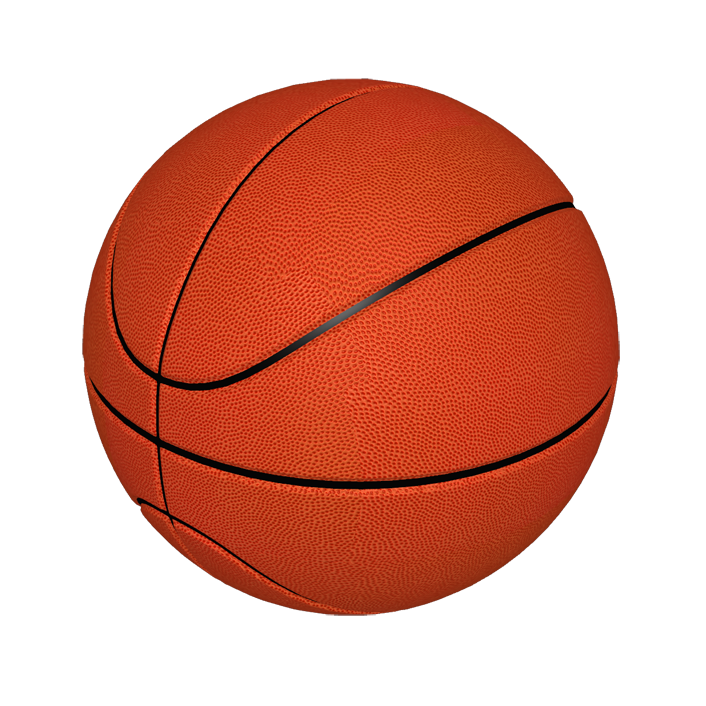
#> input picture Random-Object-Occlusion/Object Images/basketball.png, 706 x 706 px, given as the content of the folder imgs, which was not available
$ python script.py
#> lines starting #> are read from the running program, lines starting #| are printed output that depends on the picture; after the words box and inside, x2 and y2 are one past the last pixel; in counts of white or black regions, pixels touching at a corner belong together; pictures that were not available may be replaced by others from this repository, and a replacement may not be noted
from PIL import Image
import random
import numpy as np
from matplotlib import pyplot as plt
import cv2
import os
import pdb
import sys
import math

directory = "/research/hal-datastage/datasets/processed/CelebA/celebahq_crop/all_images/imgs"
results = "/research/hal-datastage/datasets/processed/CelebA/celebahq_crop/all_images/random_occ"
results_seg = "/research/hal-datastage/datasets/processed/CelebA/celebahq_crop/all_images/random_occ_seg"

directory = "imgs"
results = "results"
results_seg = "results"

percent_of_area_of_face_covered_min, percent_of_area_of_face_covered_max = 15, 40
rotation_min, rotation_max = 0, 360

def get_segmentation_mask(object_png : Image.Image, image_to_occlude: Image.Image, placed_position):
    """[summary]

    Args:
        object_png (Image.Image): PIL Image of the object png that will be placed on the image to be occluded. It has already been scaled and rotated.
        image_to_occlude (Image.Image): [description]
        placed_position (tuple[int, int]): [description]

    Returns:
        [type]: [description]
    """
    image_to_occlude_width, image_to_occlude_height = image_to_occlude.size

    # First get all pixels that are not transparent from the png object image
    non_zero_alpha_r, non_zero_alpha_c = np.array(object_png)[:,:,3].nonzero()

    # Now translate
    non_zero_r = non_zero_alpha_r + placed_position[1]
    non_zero_c = non_zero_alpha_c + placed_position[0]

    # Seg mask will be same size as the image to be occluded
    segmentation_mask = np.zeros(image_to_occlude.size[::-1])
    segmentation_mask[non_zero_r[non_zero_r < image_to_occlude_height], non_zero_c[non_zero_c < image_to_occlude_width]] = 1

    return segmentation_mask

def detect_face_location(image_path: str):
    # save face detection algorithm's name as haarcascade
    haarcascade = "haarcascade_frontalface_alt2.xml"

    # pdb.set_trace()

    # create an instance of the Face Detection Cascade Classifier
    detector = cv2.CascadeClassifier(haarcascade)

    image_rgb = cv2.cvtColor(cv2.imread(image_path), cv2.COLOR_BGR2RGB)
    # Detect faces using the haarcascade classifier on the "grayscale image"
    faces = detector.detectMultiScale(cv2.cvtColor(image_rgb, cv2.COLOR_BGR2GRAY))

    return faces[0] if len(faces) > 0 else (0, 0, image_rgb.shape[1], image_rgb.shape[0])

if __name__ == "__main__":
    if len(sys.argv) > 1:
        directory = sys.argv[1]
        results = sys.argv[2]
        results_seg = sys.argv[3]

for file in os.listdir(directory):
    background = Image.open(f"{directory}/{file}")
#> background is the input picture: PIL image 706x706 RGBA; mean R, G, B, A 83.9, 26.6, 12.8, 115.4
    bg_width, bg_height = background.size
#> bg_width = 706; bg_height = 706

    scale = math.sqrt(random.randint(percent_of_area_of_face_covered_min, percent_of_area_of_face_covered_max) / 100)
    rotation = random.randint(rotation_min, rotation_max)

    face_x, face_y, face_width, face_height = detect_face_location(f"{directory}/{file}")
#> in detect_face_location, `image_rgb = cv2.cvtColor(cv2.imread(image_path), cv2.COLOR_BGR2RGB)`:
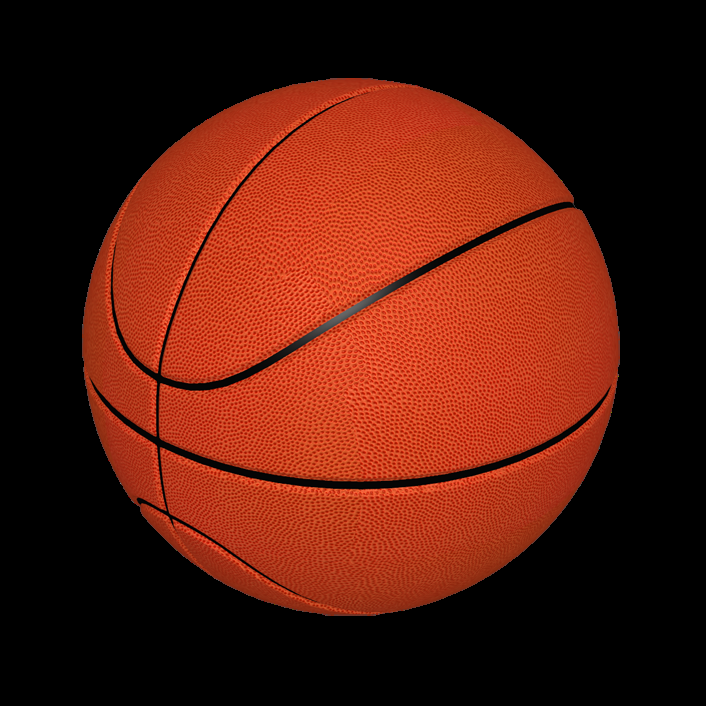
#> image_rgb: shape (706, 706, 3); mean R, G, B 83.9, 26.6, 12.8
#> in detect_face_location, `faces = detector.detectMultiScale(cv2.cvtColor(image_rgb, cv2.COLOR_BG..`: faces = ()
#> face_x = 0; face_y = 0; face_width = 706; face_height = 706
    location = (random.randint(face_x, face_x + face_width // 2), random.randint(face_y, face_y + face_height // 2))
#> location = (20, 132)

    new_width = int(face_width * scale)
#> new_width = 366
    new_height = int(face_height * (face_width * scale) // face_width)
#> new_height = 366
    img = Image.open(f"Object Images/{random.choice(os.listdir('Object Images'))}").resize((new_width, new_height))
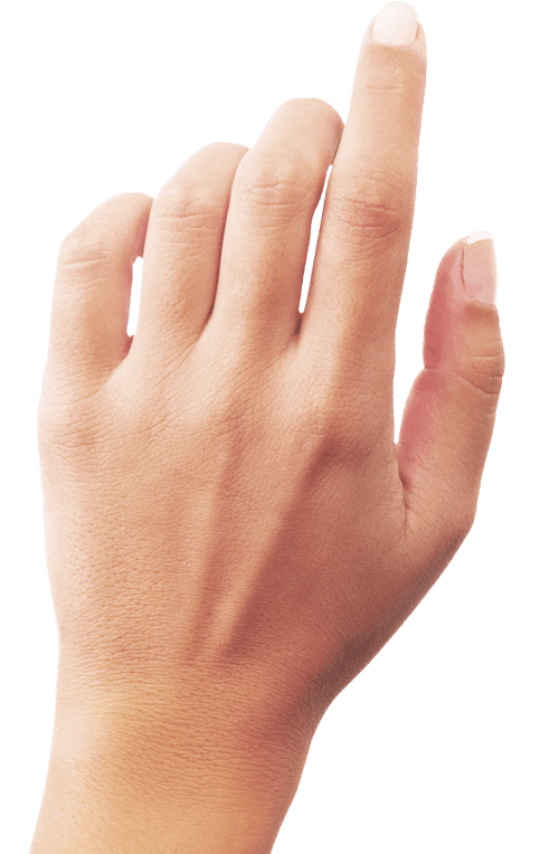
#> input picture Random-Object-Occlusion/Object Images/hand.png, 559 x 854 px
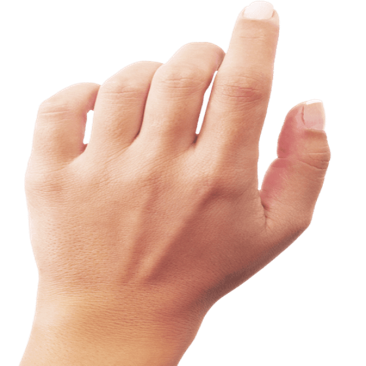
#> img: PIL image 366x366 RGBA; mean R, G, B, A 120.9, 91.1, 77.9, 139.9; transparent parts drawn white

    img = img.rotate(rotation)
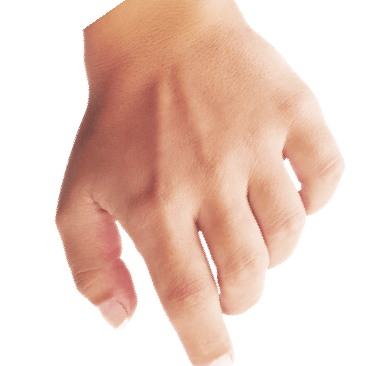
#> img: PIL image 366x366 RGBA; mean R, G, B, A 114.3, 85.5, 73.1, 133.1; transparent parts drawn white

    background.paste(img, location, img)
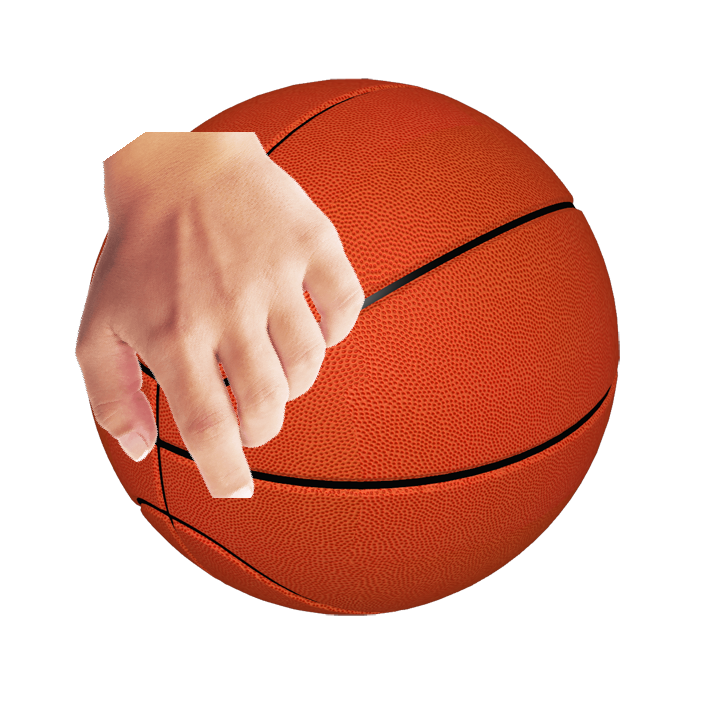
#> background: PIL image 706x706 RGBA; mean R, G, B, A 89.1, 41.2, 28.1, 116.9; transparent parts drawn white
    # background.show()
    background.save(f"{results}/{file[:-4]}-occluded.png")

    try:
        seg_mask = get_segmentation_mask(img, background, location)
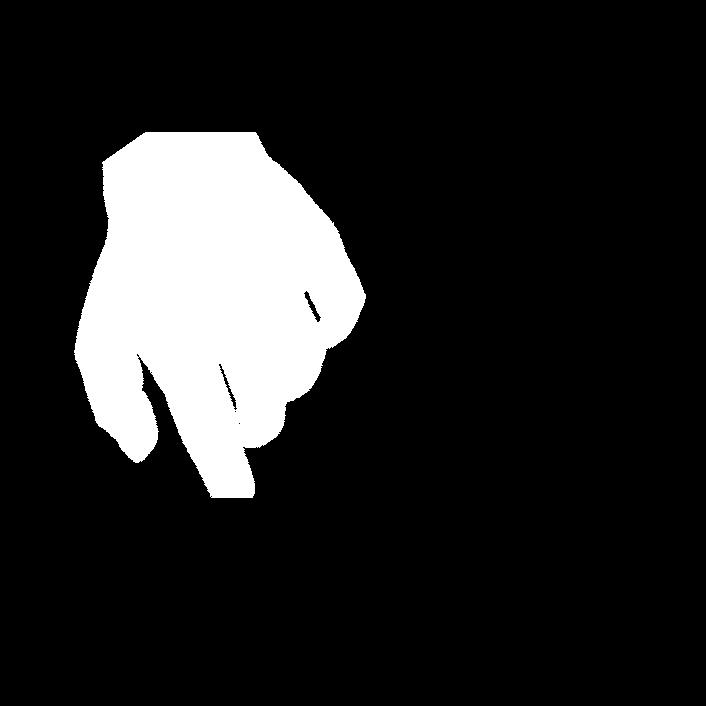
#> seg_mask: shape (706, 706) float64; values 0 (black) and 1 (white), 14.3% white; 1 white region, box (x1, y1, x2, y2) and area: (74, 132, 366, 498) 71222
    except:
        print(f"Error when computing seg mask for {file}")
        continue
    # overlap_img = Image.fromarray((0.5*np.array(background)*(1-seg_mask[:,:,None]) + 128*seg_mask[:,:,None].repeat(3, axis=2)).astype(np.uint8))
    # plt.imshow(seg_mask)
    # plt.show()

    cv2.imwrite(f"{results_seg}/{file[:-4]}-occluded-segmask.png", seg_mask * 255)
    print(f"Occluded {file}")
    # break
